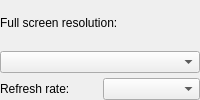
            <widget class="QFrame" name="fullScreenResolutionFrame">
             <property name="toolTip">
              <string>&lt;html&gt;&lt;head/&gt;&lt;body&gt;&lt;p&gt;All the resolutions that your video card/monitor supports should be displayed.&lt;/p&gt;&lt;p&gt;[Recommended:&lt;span style=&quot; font-style:italic;&quot;&gt; Maximum resolution for your monitor unless performance becomes an issue&lt;/span&gt;]&lt;/p&gt;&lt;/body&gt;&lt;/html&gt;</string>
             </property>
             <layout class="QVBoxLayout" name="verticalLayout_23">
              <property name="spacing">
               <number>5</number>
              </property>
              <property name="leftMargin">
               <number>0</number>
              </property>
              <property name="topMargin">
               <number>0</number>
              </property>
              <property name="rightMargin">
               <number>0</number>
              </property>
              <property name="bottomMargin">
               <number>0</number>
              </property>
              <item>
               <widget class="QLabel" name="fullScreenResolutionLabel">
                <property name="text">
                 <string>Full screen resolution:</string>
                </property>
               </widget>
              </item>
              <item>
               <widget class="QComboBox" name="fullScreenResolutionComboBox"/>
              </item>
              <item>
               <layout class="QHBoxLayout" name="horizontalLayout_25">
                <item>
                 <widget class="QLabel" name="fullScreenRefreshRateLabel">
                  <property name="text">
                   <string>Refresh rate:</string>
                  </property>
                  <property name="wordWrap">
                   <bool>true</bool>
                  </property>
                 </widget>
                </item>
                <item>
                 <widget class="QComboBox" name="fullScreenRefreshRateComboBox"/>
                </item>
               </layout>
              </item>
             </layout>
            </widget>
